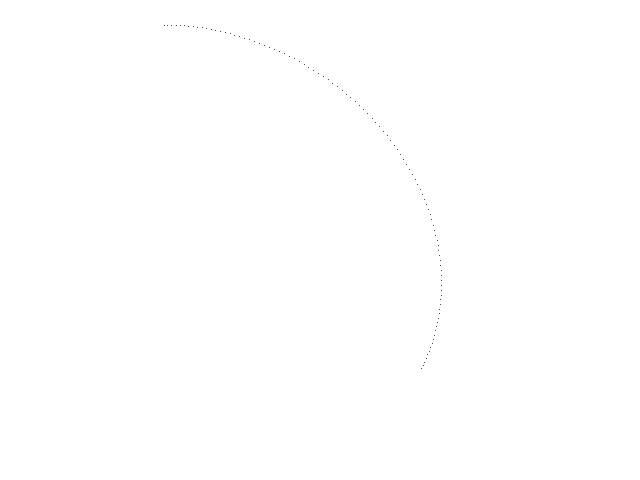
Frame 1 (no input)
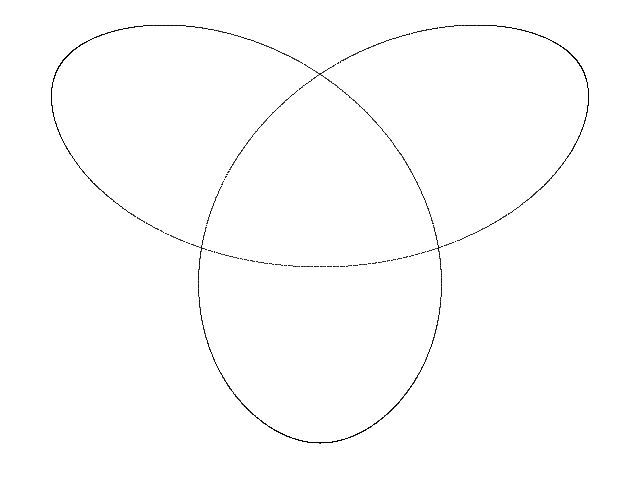
Frame 60 (the mouse pressed at the canvas centre just before this capture)
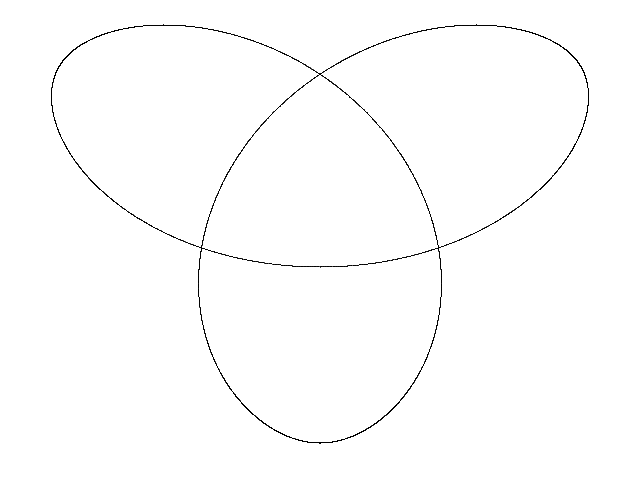
Frame 120 (the mouse held since frame 60 and released just before this capture)

The Processing sketch that drew these frames (run headless with seeded random() and noise(); from frame 60 on, the mouse is pressed at the canvas centre):

// Processing sketch: Knot_Three_Fold_B
// ── Knot_Three_Fold_B.pde
// Three-Fold knot B //

  float x = 0.0;
  float y = 0.0;
  float z = 0.0;
  float t = 0.0;
  float dt = 0.01;


void setup() {
  
  size(640, 480);
  background(255);
  
}

void draw() {
  
  for (int i=0; i<100; i++) {
    
    float nx = x;
    float ny = y;
    float nz = z;
    
    x = -10.0 * cos(t) - 2.0 * cos(5.0 * t) + 15.0 * sin(2.0 * t);
    y = -15.0 * cos(2.0 * t) + 10.0 * sin(t) - 2.0 * sin(5.0 * t);
    z = 10.0 * cos(3.0 * t);
    
    t = t + dt;
    
    point(320 + (13 * x), 190 + (11 * y));
        
  }

}
